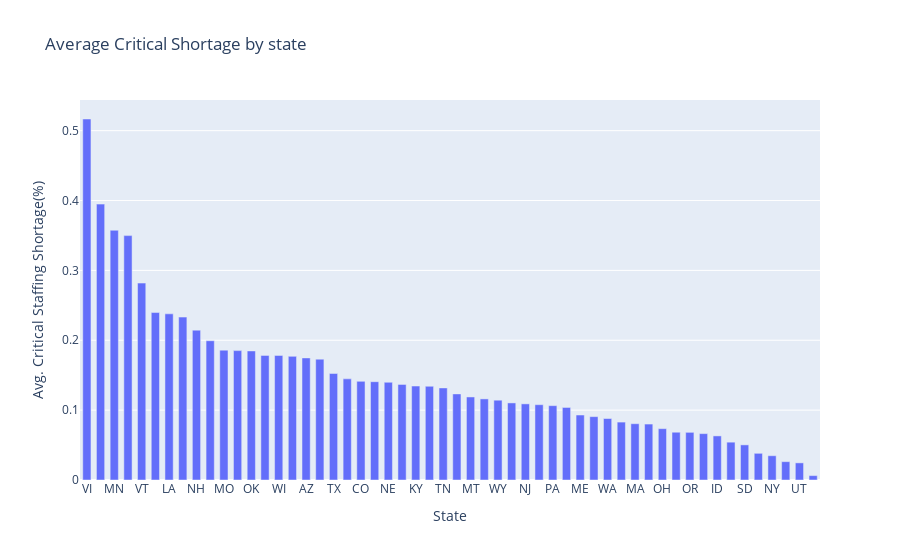

Notebook source saved alongside this figure:
### Code cell
state_critical_median= processed_data.groupby("state",as_index=False).agg({"critical_staffing_shortage_today":"mean"}).sort_values(by="critical_staffing_shortage_today",ascending=False)
fig = px.bar(state_critical_median, x="state", y="critical_staffing_shortage_today", title='Average Critical Shortage by state',
labels={"state":"State","critical_staffing_shortage_today":"Avg. Critical Staffing Shortage(%)"})
fig.update_traces(width=0.6)
#fig.update_xaxes(tickangle=90)
#fig.add_scatter(x=state_data['date'], y=state_data['inpatient_beds'])
fig.show()
fig.write_html("..\\static\\html_plots\\average_critical_shortage_by_state.html")

### Figure 1 — Plotly figure (JSON) as saved in the notebook; plotly's stock layout.template omitted (floating-point values rounded to 4 significant figures)
{"data": [{"alignmentgroup": "True", "hovertemplate": "State=%{x}<br>Avg. Critical Staffing Shortage(%)=%{y}<extra></extra>", "legendgroup": "", "marker": {"color": "#636efa", "pattern": {"shape": ""}}, "name": "", "offsetgroup": "", "orientation": "v", "showlegend": false, "textposition": "auto", "type": "bar", "width": 0.6, "x": ["VI", "RI", "MN", "SC", "VT", "GA", "LA", "NM", "NH", "ND", "MO", "VA", "OK", "CA", "WI", "AL", "AZ", "WV", "TX", "AR", "CO", "MD", "NE", "DE", "KY", "KS", "TN", "MI", "MT", "PR", "WY", "IN", "NJ", "HI", "PA", "MS", "ME", "AK", "WA", "FL", "MA", "NC", "OH", "IL", "OR", "CT", "ID", "IA", "SD", "NV", "NY", "DC", "UT", "AS"], "xaxis": "x", "y": [0.5167, 0.3949, 0.3575, 0.3498, 0.2818, 0.2397, 0.2378, 0.2332, 0.2145, 0.1993, 0.1859, 0.1852, 0.1847, 0.1784, 0.1783, 0.1769, 0.1747, 0.173, 0.1524, 0.1447, 0.1412, 0.1407, 0.1399, 0.1368, 0.1345, 0.1342, 0.1318, 0.1232, 0.1188, 0.1161, 0.1142, 0.1103, 0.109, 0.1078, 0.1064, 0.1038, 0.09301, 0.09069, 0.08798, 0.08288, 0.08057, 0.08006, 0.07347, 0.06837, 0.06822, 0.06636, 0.06312, 0.05414, 0.05026, 0.0382, 0.03476, 0.02625, 0.02451, 0.006276], "yaxis": "y"}], "layout": {"barmode": "relative", "legend": {"tracegroupgap": 0}, "title": {"text": "Average Critical Shortage by state"}, "xaxis": {"anchor": "y", "domain": [0, 1], "title": {"text": "State"}}, "yaxis": {"anchor": "x", "domain": [0, 1], "title": {"text": "Avg. Critical Staffing Shortage(%)"}}}}
